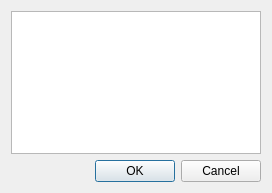
<?xml version="1.0" encoding="UTF-8"?>
<ui version="4.0">
 <class>TickerCommentInput</class>
 <widget class="QDialog" name="TickerCommentInput">
  <property name="geometry">
   <rect>
    <x>0</x>
    <y>0</y>
    <width>272</width>
    <height>193</height>
   </rect>
  </property>
  <property name="windowTitle">
   <string extracomment="Noun">Comment</string>
  </property>
  <layout class="QGridLayout" name="gridLayout">
   <item row="1" column="0">
    <widget class="QDialogButtonBox" name="buttonBox">
     <property name="orientation">
      <enum>Qt::Horizontal</enum>
     </property>
     <property name="standardButtons">
      <set>QDialogButtonBox::Cancel|QDialogButtonBox::Ok</set>
     </property>
    </widget>
   </item>
   <item row="0" column="0">
    <widget class="QTextEdit" name="text">
     <property name="acceptRichText">
      <bool>false</bool>
     </property>
    </widget>
   </item>
  </layout>
 </widget>
 <tabstops>
  <tabstop>text</tabstop>
  <tabstop>buttonBox</tabstop>
 </tabstops>
 <resources/>
 <connections>
  <connection>
   <sender>buttonBox</sender>
   <signal>accepted()</signal>
   <receiver>TickerCommentInput</receiver>
   <slot>accept()</slot>
   <hints>
    <hint type="sourcelabel">
     <x>248</x>
     <y>254</y>
    </hint>
    <hint type="destinationlabel">
     <x>157</x>
     <y>274</y>
    </hint>
   </hints>
  </connection>
  <connection>
   <sender>buttonBox</sender>
   <signal>rejected()</signal>
   <receiver>TickerCommentInput</receiver>
   <slot>reject()</slot>
   <hints>
    <hint type="sourcelabel">
     <x>316</x>
     <y>260</y>
    </hint>
    <hint type="destinationlabel">
     <x>286</x>
     <y>274</y>
    </hint>
   </hints>
  </connection>
 </connections>
</ui>
